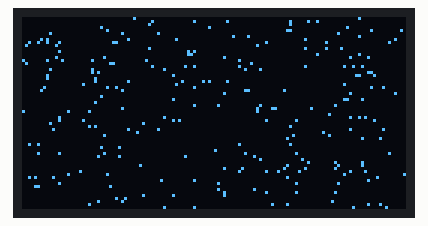
Bench run of a sketch on a simulated Arduino Uno, built with avr-gcc and run on an emulated ATmega328P. On the bench: 128×64 one-colour display. Random numbers use the default seed unless the sketch sets one.

Above: at 0.2 s.

The sketch:

starfield.ino
```cpp
#include "display.h"

void drawStarField(int numStars) {
  int k;
  int xpos, ypos;
  // put your main code here, to run repeatedly:
  display.clearDisplay();
  for (k=0; k < numStars; k++) {
    xpos = random(0, SCREEN_WIDTH);
    ypos = random(0, SCREEN_HEIGHT);
    display.drawPixel(xpos, ypos, WHITE);
  }
  display.display();
}


void setup() {
  // Start the serial console because you always
  // should in case you need to debug later
  Serial.begin(9600);

  // Generate display voltage at 3.3V
  display.begin(SSD1306_SWITCHCAPVCC);
  drawStarField(250);
}

void loop() {

}
```

display.h
```cpp
/*
 * This is a header file for the WatchX display
 * it contains the correct settings for the
 * display.
 */

// Both the RTC and OLED need the following
// header files
#include <Wire.h>

// Headers needed by the OLED
#include <SPI.h>
#include <Adafruit_GFX.h>
#include <Adafruit_SSD1306.h>

// SPI Setup for OLED and create display object
#define OLED_DC     A3
#define OLED_CS     A5
#define OLED_RESET  A4
#define SCREEN_WIDTH 128 // OLED display width, in pixels
#define SCREEN_HEIGHT 64 // OLED display height, in pixels
Adafruit_SSD1306 display(SCREEN_WIDTH, SCREEN_HEIGHT, &SPI, OLED_DC, OLED_RESET, OLED_CS);

void setDisplayText(){
  display.setTextSize(1);
  display.setTextColor(WHITE);
  display.setCursor(0,0);
}
```
